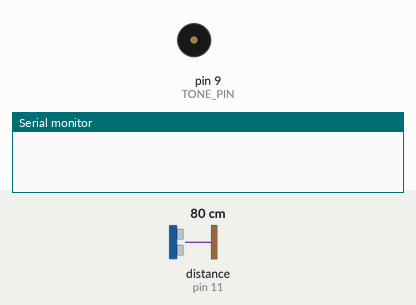
A program run on a simulated Arduino Uno, built with avr-gcc and run on an emulated ATmega328P. Parts: buzzer (waves = sounding), the last lines printed to the serial monitor. The test bench sets the inputs (shaded band); at power-on: distance to the obstacle (sensor on pin 11) 80 cm. The echo pulse lasts 58.3 µs per cm.

Above: at 1.2 s.
1.3 s: distance to the obstacle (sensor on pin 11) set to 57 cm
2.8 s: distance to the obstacle (sensor on pin 11) set to 48 cm
At 4.0 s:
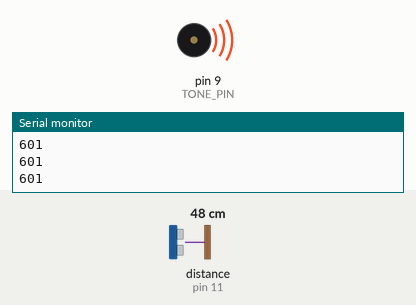
4.3 s: distance to the obstacle (sensor on pin 11) set to 60 cm
At 5.7 s:
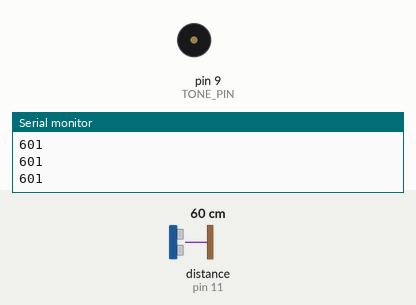
Timing chart, 0 to 7.3 s (numbered marks = the images above; inputs shaded):
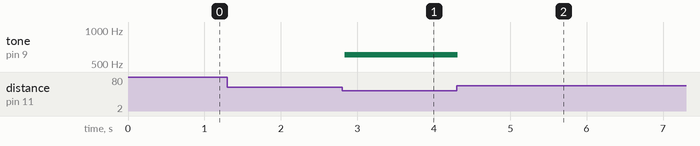

The program:

main.cpp
```cpp
#include <Arduino.h>
#include <NewPing.h>
#include <ToneAC.h>

#define TONE_PIN      9
#define TONE_VOLUME   1
#define TRIGGER_PIN   12
#define ECHO_PIN      11
#define MAX_DISTANCE  200

NewPing sonar(TRIGGER_PIN, ECHO_PIN, MAX_DISTANCE);

void setup() {
  // put your setup code here, to run once:
  Serial.begin(9600);
}

void loop() {
  // put your main code here, to run repeatedly:
  delay(30);
  unsigned long uS = sonar.ping();

  if (1 < uS && uS < 3000) {
    int freq = 2000 - uS / 2;
    toneAC(freq, TONE_VOLUME);
    Serial.println(freq);
} else {
    toneAC(0);
  }
}
```

Measured:
- the behaviour switches between 52 and 51 cm on distance to the obstacle (sensor on pin 11) (found by bisection; images 0 and 1)
- after the input at 1.3 s, every drawn part: stays the same
- after the input at 2.8 s, tone on pin 9 (TONE_PIN): silent → 601 Hz at once
- after the input at 4.3 s, tone on pin 9 (TONE_PIN): 601 Hz → silent at once
